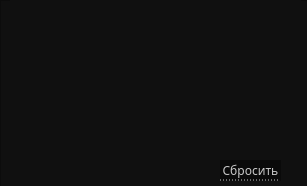
   <widget class="QWidget" name="chipCreator">
    <property name="geometry">
     <rect>
      <x>0</x>
      <y>0</y>
      <width>307</width>
      <height>186</height>
     </rect>
    </property>
    <attribute name="icon">
     <iconset>
      <normaloff>../../images/down-arrow.png</normaloff>../../images/down-arrow.png</iconset>
    </attribute>
    <attribute name="label">
     <string>Производитель чипа</string>
    </attribute>
    <widget class="QFrame" name="frameChipCreator">
     <property name="geometry">
      <rect>
       <x>0</x>
       <y>0</y>
       <width>311</width>
       <height>191</height>
      </rect>
     </property>
     <property name="styleSheet">
      <string notr="true">QFrame{
	background-color: #101010;
}
</string>
     </property>
     <property name="frameShape">
      <enum>QFrame::StyledPanel</enum>
     </property>
     <property name="frameShadow">
      <enum>QFrame::Raised</enum>
     </property>
     <widget class="QTableWidget" name="tableChipCreator">
      <property name="enabled">
       <bool>true</bool>
      </property>
      <property name="geometry">
       <rect>
        <x>10</x>
        <y>0</y>
        <width>291</width>
        <height>161</height>
       </rect>
      </property>
      <property name="font">
       <font>
        <family>Montserrat Medium</family>
        <stylestrategy>PreferAntialias</stylestrategy>
       </font>
      </property>
      <property name="mouseTracking">
       <bool>true</bool>
      </property>
      <property name="focusPolicy">
       <enum>Qt::NoFocus</enum>
      </property>
      <property name="autoFillBackground">
       <bool>false</bool>
      </property>
      <property name="styleSheet">
       <string notr="true">QHeaderView
{	
	background: rgb(30, 30, 30);
	color: #dddddd;
	border: 0px;
	font-size: 14px;
	min-width: 100px;	
	min-height: 30px;
}

QHeaderView::section{
	background: rgb(30, 30, 30);
	min-width: 10px;	
	min-height: 25px;
	border: 0px solid;
	border-right: 1px solid rgb(50,50,50); 
	color: #dddddd;
	font-size: 12px;
}

QHeaderView::section:hover {
   color: white;
	background-color: rgb(80,80,80);
}

QHeaderView::section{
    color: white;
	selection-background-color:#ffc0cb;
}

QTableWidget QTableCornerButton::section
{
	
	background: rgb(30, 30, 30);
	border-style: solid;
	border-width: 1px;
}

QTableWidget::item
{
 	border-bottom: 1px solid rgb(60,60,60); 
	border-right: 0px;
	border-left: 0px;
	border-top:0px;
}

QTableView
{
	background-color: #101010;
	color: #dddddd;
	border-top: 0px;
	border-right: 0px;
	border-left: 0px;
	border-bottom: 0px;
}

QTableWidget::item:hover {
    color: white;
	border-bottom: 1px solid rgb(180,180,180);
}      

QTableWidget::item:selected
{
 	color: white;
	border-bottom: 1px solid rgb(180,180,180);
}

QScrollBar:vertical {
	border: none;
    background-color: #151515;
    width: 8px;
    margin: 15px 0 15px 0;
	border-radius: 0px;
 }

/*  HANDLE BAR VERTICAL */
QScrollBar::handle:vertical {	
	background-color: #151515;
	min-height: 30px;
	border-radius: 0px;
	border: 1px solid;
	border-right: 0px;
	border-color: rgb(60,60,60);
}
QScrollBar::handle:vertical:hover{	
	background-color:  rgb(50,50,50);
	border-color: rgb(60,60,60);
}
QScrollBar::handle:vertical:pressed {	
	background-color: rgb(120, 0, 2);
}

/* BTN TOP - SCROLLBAR */
QScrollBar::sub-line:vertical {
	background-color: #151515;
	height: 15px;
	subcontrol-position: top;
	subcontrol-origin: margin;
	border: 0px;
	border-bottom: 1px solid rgb(180, 0, 0);
}
QScrollBar::sub-line:vertical:hover {	
	background-color: #575757;
	border-color: #242424;
}
QScrollBar::sub-line:vertical:pressed {	
	background-color: rgb(120, 0, 2);
}

/* BTN BOTTOM - SCROLLBAR */
QScrollBar::add-line:vertical {
	background-color: #151515;
	height: 15px;
	subcontrol-position: bottom;
	subcontrol-origin: margin;
	border: 1px solid;
	border-color: rgb(60,60,60);
	border: 1px solid;
	border-top:1px solid rgb(180, 0, 0);
	border-right: 0px;
	border-bottom: 0px;
}
QScrollBar::add-line:vertical:hover {	
	background-color: #575757;
	border-color: #242424;
}
QScrollBar::add-line:vertical:pressed {	
	background-color: rgb(120, 0, 2);
}
/* RESET ARROW */
QScrollBar::up-arrow:vertical, QScrollBar::down-arrow:vertical {
	background: none;
}

QScrollBar::add-page:vertical, QScrollBar::sub-page:vertical {
	background: none;
}</string>
      </property>
      <property name="editTriggers">
       <set>QAbstractItemView::AnyKeyPressed|QAbstractItemView::EditKeyPressed|QAbstractItemView::SelectedClicked</set>
      </property>
      <property name="selectionMode">
       <enum>QAbstractItemView::MultiSelection</enum>
      </property>
      <property name="selectionBehavior">
       <enum>QAbstractItemView::SelectRows</enum>
      </property>
      <property name="showGrid">
       <bool>false</bool>
      </property>
      <property name="gridStyle">
       <enum>Qt::SolidLine</enum>
      </property>
      <property name="sortingEnabled">
       <bool>true</bool>
      </property>
      <attribute name="horizontalHeaderVisible">
       <bool>false</bool>
      </attribute>
      <attribute name="horizontalHeaderCascadingSectionResizes">
       <bool>true</bool>
      </attribute>
      <attribute name="horizontalHeaderDefaultSectionSize">
       <number>120</number>
      </attribute>
      <attribute name="horizontalHeaderHighlightSections">
       <bool>false</bool>
      </attribute>
      <attribute name="horizontalHeaderMinimumSectionSize">
       <number>15</number>
      </attribute>
      <attribute name="horizontalHeaderShowSortIndicator" stdset="0">
       <bool>true</bool>
      </attribute>
      <attribute name="horizontalHeaderStretchLastSection">
       <bool>false</bool>
      </attribute>
      <attribute name="verticalHeaderVisible">
       <bool>false</bool>
      </attribute>
      <attribute name="verticalHeaderCascadingSectionResizes">
       <bool>false</bool>
      </attribute>
      <attribute name="verticalHeaderMinimumSectionSize">
       <number>10</number>
      </attribute>
      <column>
       <property name="text">
        <string>Выбор</string>
       </property>
      </column>
      <column>
       <property name="text">
        <string>Название</string>
       </property>
      </column>
     </widget>
     <widget class="QPushButton" name="btnResetChipCreator">
      <property name="geometry">
       <rect>
        <x>220</x>
        <y>160</y>
        <width>61</width>
        <height>21</height>
       </rect>
      </property>
      <property name="font">
       <font>
        <family>Montserrat Medium</family>
        <pointsize>9</pointsize>
       </font>
      </property>
      <property name="styleSheet">
       <string notr="true">QPushButton
{	
	background-color: rgb(10, 10, 10);
	color:  rgb(200,200, 200);
	border: 0px;
	border-bottom: 1px dotted rgb(200, 200, 200);
}

QPushButton::hover
{
	color: red;
	border-bottom: 1px dotted red;
}
</string>
      </property>
      <property name="text">
       <string>Сбросить</string>
      </property>
     </widget>
    </widget>
   </widget>
